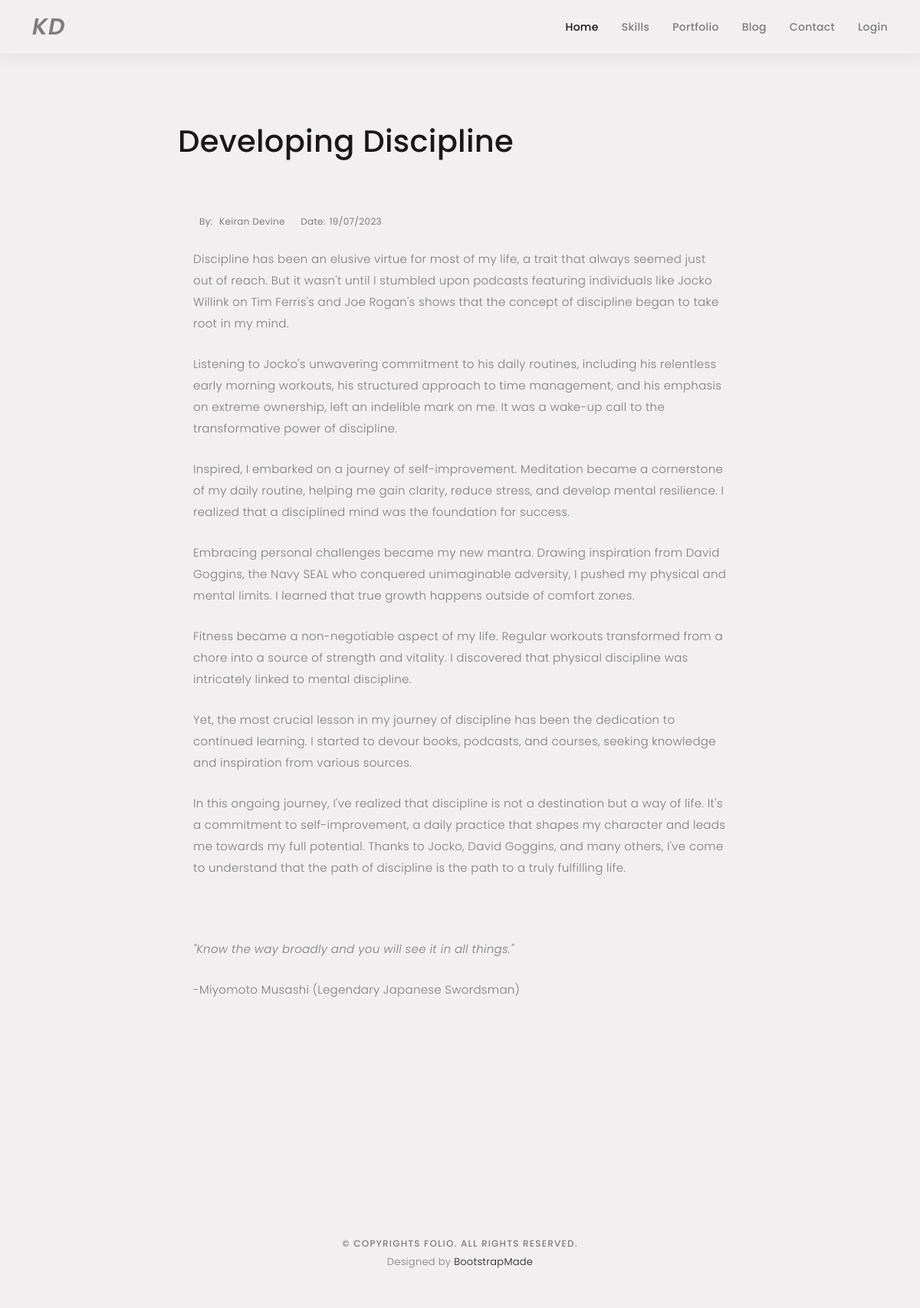
The page /blog/1 on the database its author committed.
### main.py (models this page shows)
class BlogPost(db.Model):
    id = db.Column(db.Integer, primary_key=True)
    title = db.Column(db.String(250), unique=True, nullable=False)
    subtitle = db.Column(db.String(250), nullable=False)
    date = db.Column(db.String(250), nullable=False)
    body = db.Column(db.Text, nullable=False)
    author = db.Column(db.String(250), nullable=False)
    img_url = db.Column(db.String(250), nullable=False)

### main.py (the view)
@app.route('/blog/<int:blog_id>')
def get_post(blog_id):
    requested_post = BlogPost.query.get(blog_id)
    return render_template('blog-single.html', post=requested_post, charset='UTF-8')

### templates/blog-single.html (shortened to what this page needs)
{% extends 'base.html' %}
{% block content %}
<body>
  <main id="main">
    <div class="main-content paddsection">
      <div class="container">
        <div class="row justify-content-center">
          <div class="col-md-8 col-md-offset-2">
            <div class="row">
              <div class="container-main single-main">
                <div class="col-md-12">
                  <div class="block-main mb-30">
                       <h1 id="post-title">{{ post.title }}</h1>
                      <br>
                    <div class="content-main single-post padDiv">
                      <div class="post-meta">
                        <ul class="list-unstyled mb-0">
                          <li class="author">by: <a href="https://www.linkedin.com/in/keiran-devine-1ba373274/">{{post.author}}</a></li>
                          <li class="date">date:<a href="#">19/07/2023</a></li>
                        </ul>
                      </div>
                      <p> {{ post.body|safe }}</p>
                    </div>
                  </div>
                </div>
              </div>
            </div>
          </div>
        </div>
      </div>
    </div>
  </main>
{% endblock %}

### static/assets/css/style.css (style rules this page uses)
body { background: #F1EFEF; color: #7D7C7C; font-family: "Poppins", helvetica; font-size: 15px; font-weight: 300; line-height: 20px; letter-spacing: 0.02em; overflow-x: hidden; margin: 0 auto; padding: 0; box-sizing: border-box; }
h1, h2, h3, h4, h5, h6 { margin: 0; }
a { color: #191717; text-decoration: none !important; transition: all 0.5s ease-in-out 0s; }
p { margin: 25px 0; padding: 0; font-size: 15px; color: #7D7C7C; line-height: 28px; }
.padDiv { padding: 30px 20px; }
.paddsection { padding-top: 90px; padding-bottom: 90px; }
.mb-30 { margin-bottom: 30px; }
.main-content { padding-top: 140px; }
.main-content { background: #F1EFEF; }
.main-content .container-main { display: inline-block; width: 100%; }
.main-content .container-main .block-main { margin-bottom: 30px; overflow: hidden; }
.container-main .block-main .content-main { background: #F1EFEF none repeat scroll 0 0; display: inline-block; width: 100%; }
.post-meta ul li { font-size: 12px; font-weight: normal; margin-left: 8px; margin-right: 8px; text-transform: capitalize; display: inline-block; float: none; }
.content-main .post-meta a { color: #7D7C7C; margin-left: 5px; }
#post-title { color: #191717; }

### rows shown on the page
BlogPost: title "Developing Discipline", author "Keiran Devine", body "Discipline has been an elusive virtue for most of my life, a trait that always seemed just out of reach. But it wasn't until I stumbled upon podcasts featuring individuals like Jocko Willink on Tim Ferris's and Joe Rogan's shows that the concept of discipline began to take root in my mind. Listening to Jocko's unwavering commitment to his daily routines, including his relentless early morning workouts, his structured approach to time management, and his emphasis on extreme ownership, left an indelible mark on me. It was a wake-up call to the transformative power of discipline. Inspired, I embarked on a journey of self-improvement. Meditation became a cornerstone of my daily routine, helping…"
